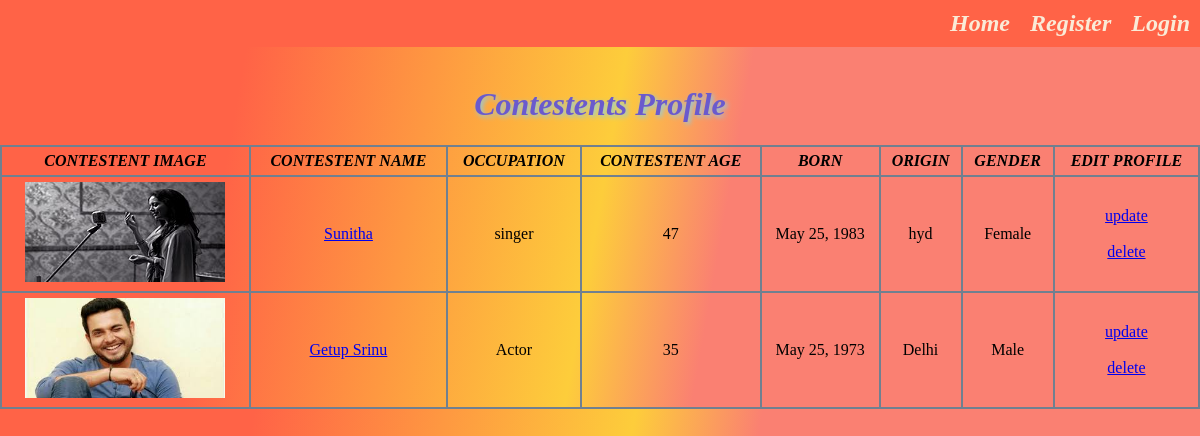
/contestent, run on the app's committed database.
### bigbossapp/models.py (models this page shows, shortened)
class addcontestent(models.Model):
    contestent_name=models.CharField(max_length=20)
    ocuupation=models.CharField(max_length=20)
    age=models.IntegerField()
    born=models.DateField()
    origin=models.CharField(max_length=20)
    gender=models.CharField(max_length=10)
    image=models.ImageField(blank=True)

### bigbossapp/views.py (the view)
# urls.py: path('contestent',views.display,name='display'),
def display(request):
    contestent=addcontestent.objects.all()
    return render(request,'contestent.html',{'contestent':contestent})

### bigbossapp/templates/contestent.html (shortened to what this page needs)
{% load static %}
<!DOCTYPE html>
<html lang="en">
<head>
    <link rel="stylesheet" type="text/css" href="{% static  'css/home.css'%}">
</head>
<body>
    {% include 'navbar.html' %}
    <br>
    <h1>Contestents Profile</h1>
<table width="100%">
    <tr>
        <th>contestent image</th>
        <th>contestent name</th>
        <th>Occupation</th>
        <th>contestent age</th>
        <th>Born</th>
        <th>origin</th>
        <th>gender</th>
        <th>Edit profile</th>
    </tr>
    {% for i in contestent %}
    <tr>
        {% if i.image %}
        <td><img src="{{ i.image.url }}" alt="sai" width="200px" height="100px"></td>
        {% endif %}
        <td><a href="{% url 'vote' i.id %}">{{ i.contestent_name }}</a></td>
        <td>{{ i.ocuupation }}</td>
        <td>{{ i.age }}</td>
        <td>{{ i.born }}</td>
        <td>{{ i.origin }}</td>
        <td>{{ i.gender }}</td>
        <td><a href="{% url 'update' i.id %}" title="click here to update">update</a>
            <br><br>
            <a href="{% url 'delete' i.id %}"title="click here to delete">delete</a></td>
    </tr>
          {% endfor %}
    </table>
</body>
</html>

### bigbossapp/templates/navbar.html (shortened to what this page needs)
<!DOCTYPE html>
<html lang="en">
<head>
</head>
<body>
<ul>
    <li><a href="{% url 'login' %}">Login</a></li>
    <li><a href="{% url 'register' %}">Register</a></li>
    <li><a href="{% url 'home' %}">Home</a></li>
</ul>
</body>
</html>

### bigbossapp/static/css/home.css (style rules this page uses)
table,th,td { border-collapse: collapse; text-align: center; border: 2px solid slategray; padding: 5px; }
th { text-transform: uppercase; font-style: italic; }
ul { list-style-type: none; margin: 0; padding: 0; overflow: hidden; background-color: tomato; }
li { float: right; }
li a { display: block; color: antiquewhite; text-align: center; padding: 10px; text-decoration: none; font-style: oblique; font-weight: bold; font-size: x-large; }
h1 { text-shadow: 2px 2px 5px skyblue; color: slateblue; text-align: center; font-style: italic; }
body { background: linear-gradient(100deg, tomato 20%, #fdcd3b 50%, salmon 60%); margin: 0px; }

### data on the page
addcontestent: image (picture), contestent_name "Sunitha", ocuupation "singer", age "47", born "May 25, 1983", origin "hyd", gender "Female"
addcontestent: image (picture), contestent_name "Getup Srinu", ocuupation "Actor", age "35", born "May 25, 1973", origin "Delhi", gender "Male"
